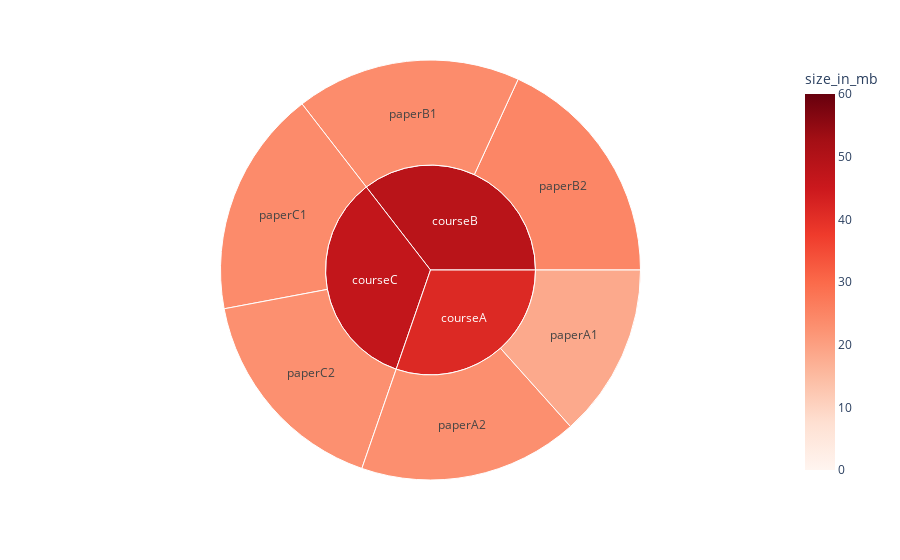

The code cell stored with this chart in its notebook:
### Markdown cell above
### Step 1: Get the Data from Cassandra

Notice that Python only transforms the result into a table and visualise it into a sunburst chart, as the data is already prepared by Cassandra.  

The actual query can be seen in the *string* argument passed onto the make_queries_get_df() function.

### Code cell
from queries import make_queries_get_df
import pandas as pd
import plotly.express as px

# get data for file usage
file_usage_df = make_queries_get_df('''
SELECT course_id, paper_id, document_id, type, COUNT(type) as count, SUM(size) as size_in_kb
FROM component
GROUP BY course_id, paper_id, document_id, type;
''')

# convert 'size_in_kb' to megabyte and store the result as a new column.
file_usage_df['size_in_mb'] = round(file_usage_df['size_in_kb']/1000, 2)

file_usage_df_fig = px.sunburst(file_usage_df, 
                                path=['course_id', 'paper_id', 'document_id', 'type'], 
                                values='size_in_mb',
                                color='size_in_mb',
                                color_continuous_midpoint=file_usage_df['size_in_mb'].mean(),
                                color_continuous_scale='reds',
                                range_color=[0,60],
                                maxdepth=2)

#overwrite the default template with our own. Whatever comes between <..> are html tags for formatting. 

#The values are wrapped inside %{...} and come from the input above. 

#"color:. 0f" is just a way to format how many digits appear after the dot, since color is a list of numbers.

file_usage_df_fig.update_traces(hovertemplate='<b>%{label}</b><br><br>File Usage: %{value} MB<br>Count: %{color: .0f}')

file_usage_df_fig.show()

### Figure 1 — Plotly figure (JSON) as saved in the notebook; plotly's stock layout.template omitted (floating-point values rounded to 4 significant figures; data arrays with more than 128 entries replaced by an {"elided": "..."} marker saying what was removed)
{"data": [{"branchvalues": "total", "customdata": {"elided": "148x1 float values"}, "domain": {"x": [0, 1], "y": [0, 1]}, "hovertemplate": "<b>%{label}</b><br><br>File Usage: %{value} MB<br>Count: %{color: .0f}", "ids": {"elided": "148 str values"}, "labels": {"elided": "148 str values"}, "marker": {"coloraxis": "coloraxis", "colors": {"elided": "148 float values"}}, "maxdepth": 2, "name": "", "parents": {"elided": "148 str values"}, "type": "sunburst", "values": {"elided": "148 float values"}}], "layout": {"coloraxis": {"cmax": 60, "cmid": 1.13, "cmin": 0, "colorbar": {"title": {"text": "size_in_mb"}}, "colorscale": [[0, "rgb(255,245,240)"], [0.125, "rgb(254,224,210)"], [0.25, "rgb(252,187,161)"], [0.375, "rgb(252,146,114)"], [0.5, "rgb(251,106,74)"], [0.625, "rgb(239,59,44)"], [0.75, "rgb(203,24,29)"], [0.875, "rgb(165,15,21)"], [1, "rgb(103,0,13)"]]}, "legend": {"tracegroupgap": 0}, "margin": {"t": 60}}}
